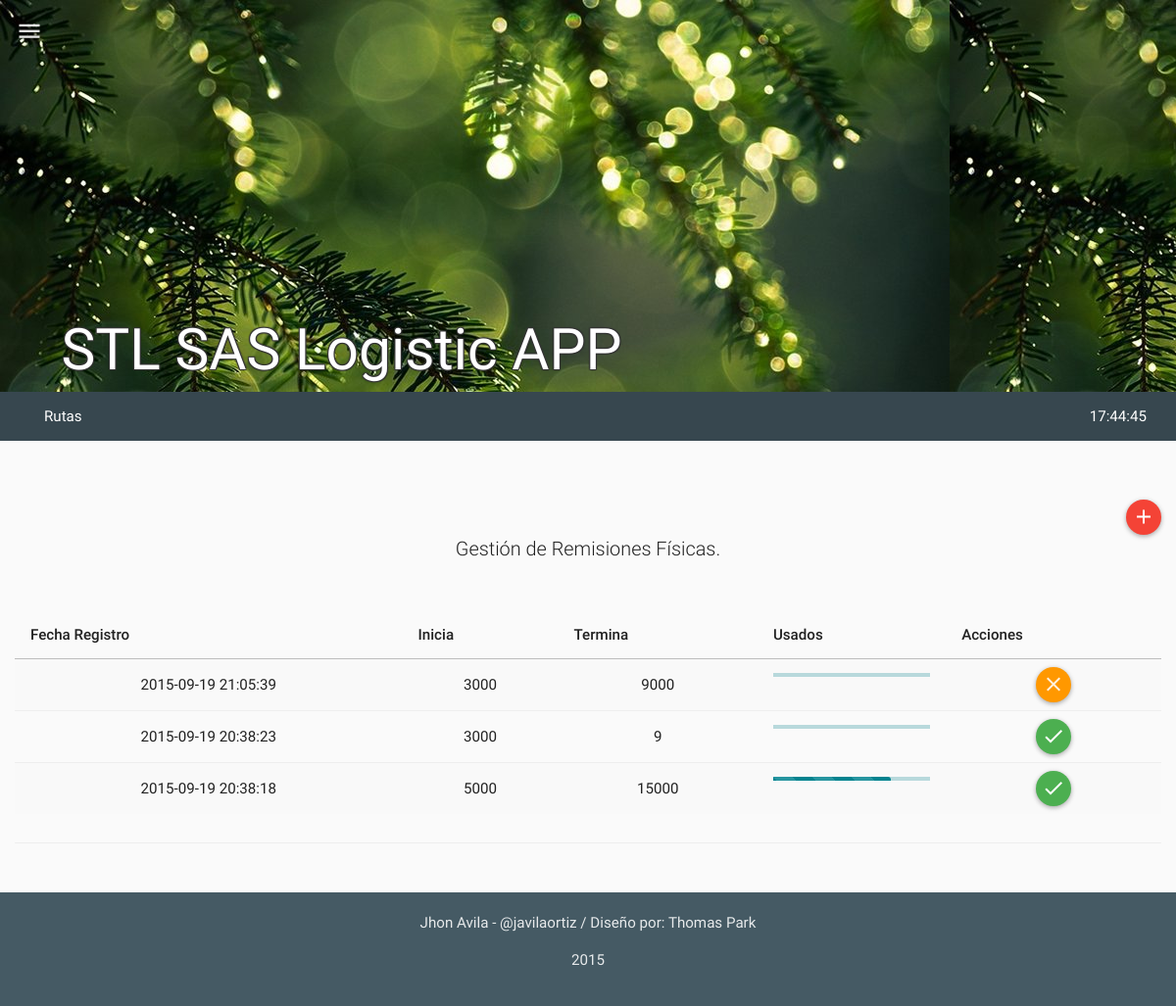
/mods/rfisicas/rfisicas.php (signed in), run on an earlier commit of the app's database.
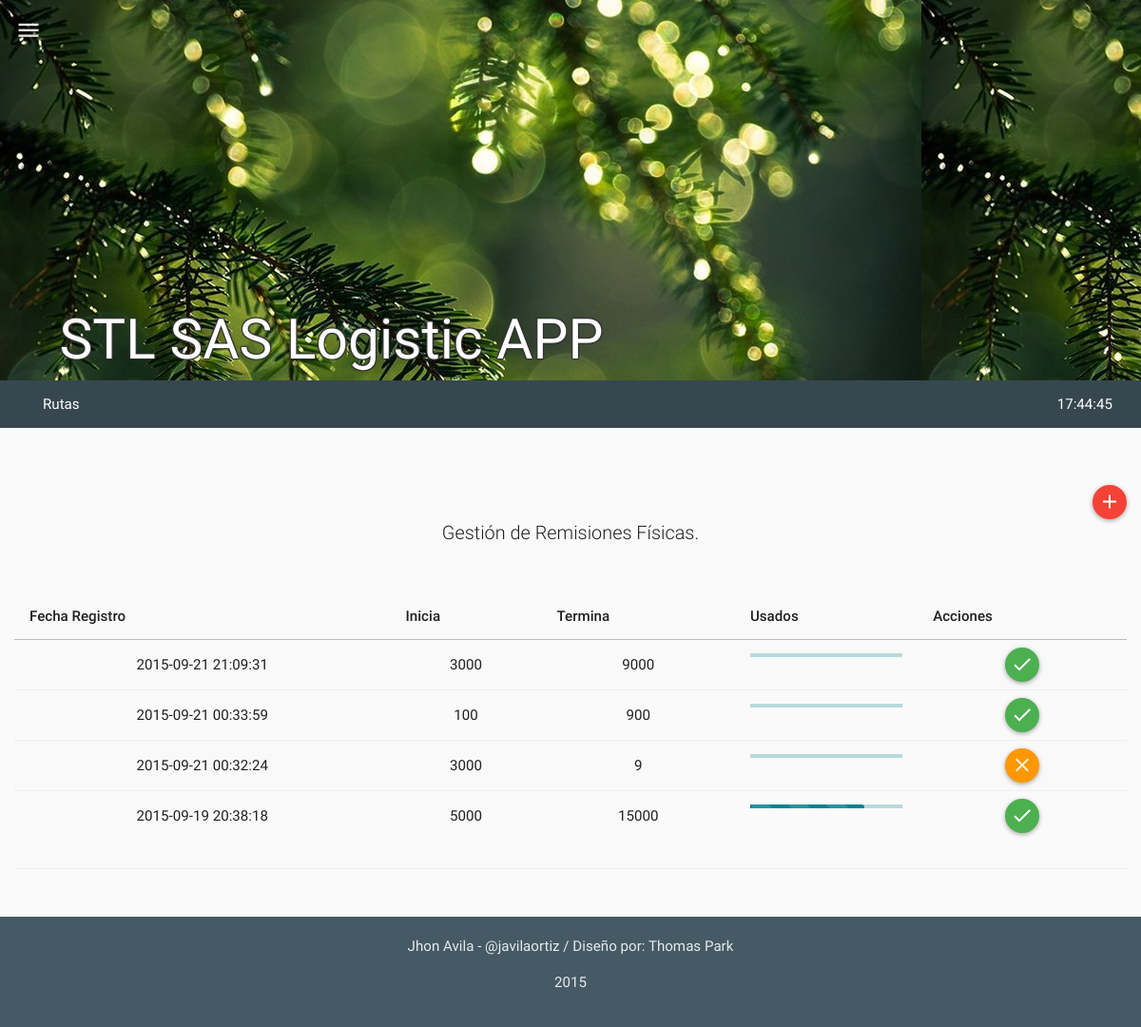
And on a later commit of the database.
### tables this page shows
CREATE TABLE IF NOT EXISTS `tbl_modulos` (
  `mo_id` int(11) NOT NULL,
  `mo_nombre` varchar(30) NOT NULL,
  `mo_ruta` varchar(60) NOT NULL,
  `mo_descripcion` varchar(180) NOT NULL,
  `mo_timestamp` timestamp NOT NULL DEFAULT CURRENT_TIMESTAMP ON UPDATE CURRENT_TIMESTAMP,
  `mo_created` int(11) NOT NULL,
  `mo_estado` int(11) NOT NULL
);

CREATE TABLE IF NOT EXISTS `tbl_remisiones_fisicas` (
  `rf_id` int(11) NOT NULL,
  `rf_tipo_doc` varchar(60) NOT NULL,
  `rf_dig_ini` int(11) NOT NULL,
  `rf_dig_fin` int(11) NOT NULL,
  `rf_cant_usados` int(11) NOT NULL,
  `rf_timestamp` timestamp NOT NULL DEFAULT CURRENT_TIMESTAMP ON UPDATE CURRENT_TIMESTAMP,
  `rf_created` int(11) NOT NULL,
  `rf_estado` int(11) NOT NULL
);

### php/rfisicas.php (the view, shortened to what this page needs)
<?php
class rfisicas{
  function get_rfisicas(){
    $rt = new route();
    if(isset($_SESSION["ses_id"])){
      $qry='SELECT * FROM tbl_remisiones_fisicas ORDER BY rf_timestamp DESC ';
      $res = mysql_query($qry);
      $item =" ";
      $script ="<script>$(document).ready(function(){";
      while($row_res = mysql_fetch_assoc($res)) {
          $porcentaje=(($row_res["rf_cant_usados"]*100)/($row_res["rf_dig_fin"]-$row_res["rf_dig_ini"]));
          if ($row_res["rf_estado"]==1) {
            $btn = '<div id="act-button" style="display:" onclick="change(1, '.$row_res['rf_id'].')" class="btn btn-floating-mini btn-success" title="Activar Paquete"><i class="md  md-done"></i></div>
                  <div id="des-button" style="display:none" onclick="change(2, '.$row_res['rf_id'].')" class="btn btn-floating-mini btn-warning" title="Desactivar Paquete"><i class="md  md-close"></i></div>';
          }else{
            $btn = '<div id="act-button" style="display:none" onclick="change(1, '.$row_res['rf_id'].')" class="btn btn-floating-mini btn-success" title="Activar Paquete"><i class="md  md-done"></i></div>
                  <div id="des-button" style="display:" onclick="change(2, '.$row_res['rf_id'].')" class="btn btn-floating-mini btn-warning" title="Desactivar Paquete"><i class="md  md-close"></i></div>';
          }
        $item.='
              <tr>
                <td>'.$row_res["rf_timestamp"].'</td>
                <td>'.$row_res["rf_dig_ini"].'</td>
                <td>'.$row_res["rf_dig_fin"].'</td>
                <td><div class="progress progress-striped active">
                      <div class="progress-bar" title="'.$row_res["rf_cant_usados"].'  ('.$porcentaje.'%)" style="width: '.$porcentaje.'%; height:10px;"></div>
                    </div>
                </td>
                <td>
                '.$btn.'
                </td>
              </tr>
        ';
        $script.='';
      }
      $script.='});</script>';
    }
    else{$rt->routing($rt->path("login"));}
    $html='
          <table class="table table-striped table-hover ">
            <thead>
              <tr>
                <th>Fecha Registro</th>
                <th>Inicia</th>
                <th>Termina</th>
                <th>Usados</th>
                <th>Acciones</th>
              </tr>
            </thead>
            <tbody>
              '.$item.'
            </tbody>
          </table>
    ';
    return $script.$html;
  }
}
?>

### php/app_menu.php (shortened to what this page needs)
<?php
class app_menu{
  function build_menu(){
    $rt = new route();
    if(isset($_SESSION["ses_id"])){
      $qry='SELECT * FROM tbl_modulos AS M
            INNER JOIN tbl_usuarios AS U
            INNER JOIN tbl_permisos AS P
            INNER JOIN tbl_per_x_usu AS PxU
            INNER JOIN tbl_permisos_x_modulo AS PxM
            WHERE M.mo_id = PxM.pxm_mo_id
            AND PxM.pxm_pe_id = P.pe_id
            AND P.pe_id = PxU.pxu_pe_id
            AND PxU.pxu_us_id = U.us_id
            AND U.us_id = '.$_SESSION["ses_id"];
      $res = mysql_query($qry);
      $menuitem =" ";
      $script ="<script>$(document).ready(function(){";
      while($row_res = mysql_fetch_assoc($res)) {
        $menuitem.='<li><a href="#" id="'.$row_res['mo_nombre'].'" class="">'.$row_res['mo_descripcion'].'</a></li>';
        $script.='$("#'.$row_res['mo_nombre'].'").on("click", function(){$(location).attr("href","'.$row_res['mo_ruta'].'"); });';
      }
      $script.='});</script>';
    }
    else{$rt->routing($rt->path("login"));}
    $html='
            <nav class="navbar navbar-inverse">
              <div class="container-fluid">
                <div class="navbar-header">
                  <button type="button" class="navbar-toggle collapsed" data-toggle="collapse" data-target="#bs-example-navbar-collapse-2">
                    <span class="sr-only">Toggle navigation</span>
                    <span class="icon-bar"></span>
                    <span class="icon-bar"></span>
                    <span class="icon-bar"></span>
                  </button>
                </div>
                <div class="collapse navbar-collapse" id="bs-example-navbar-collapse-2">
                  <ul class="nav navbar-nav">
                  '.$menuitem.'
                  </ul>
                  <ul class="nav navbar-nav navbar-right">
                    <li><a href="#" id="reloj">fecha / hora</a></li>
                  </ul>
                </div>
              </div>
            </nav>
    ';
    return $script.$html;
  }
}
?>

What changed in the data, as far as the page shows it:
changed tbl_remisiones_fisicas (number 1 of 4 on the later page): rf_timestamp "2015-09-19 21:05:39" → "2015-09-21 21:09:31"
added tbl_remisiones_fisicas: rf_timestamp "2015-09-21 00:33:59", rf_dig_ini "100", rf_dig_fin "900"
changed tbl_remisiones_fisicas (number 3 of 4 on the later page): rf_timestamp "2015-09-19 20:38:23" → "2015-09-21 00:32:24"
